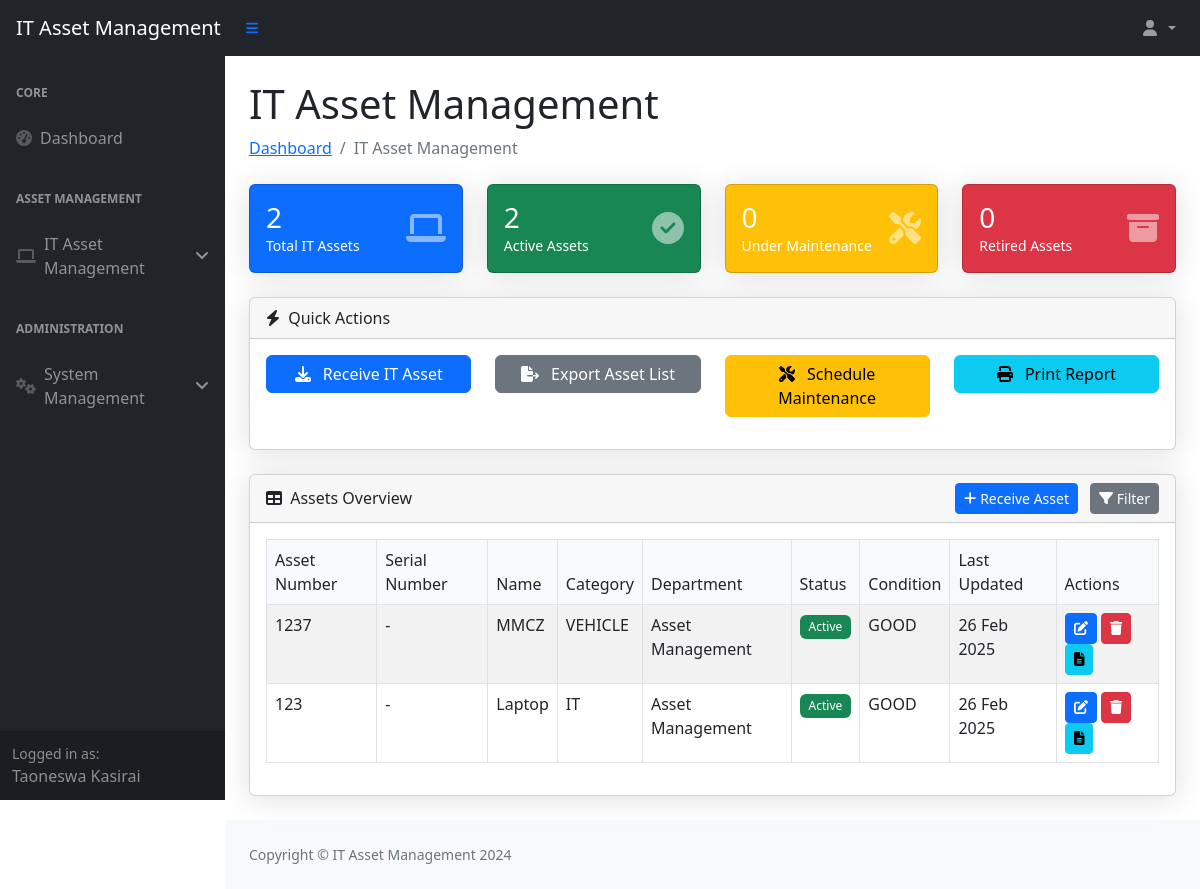
The page /it-management/ (signed in) on the database as committed earlier.
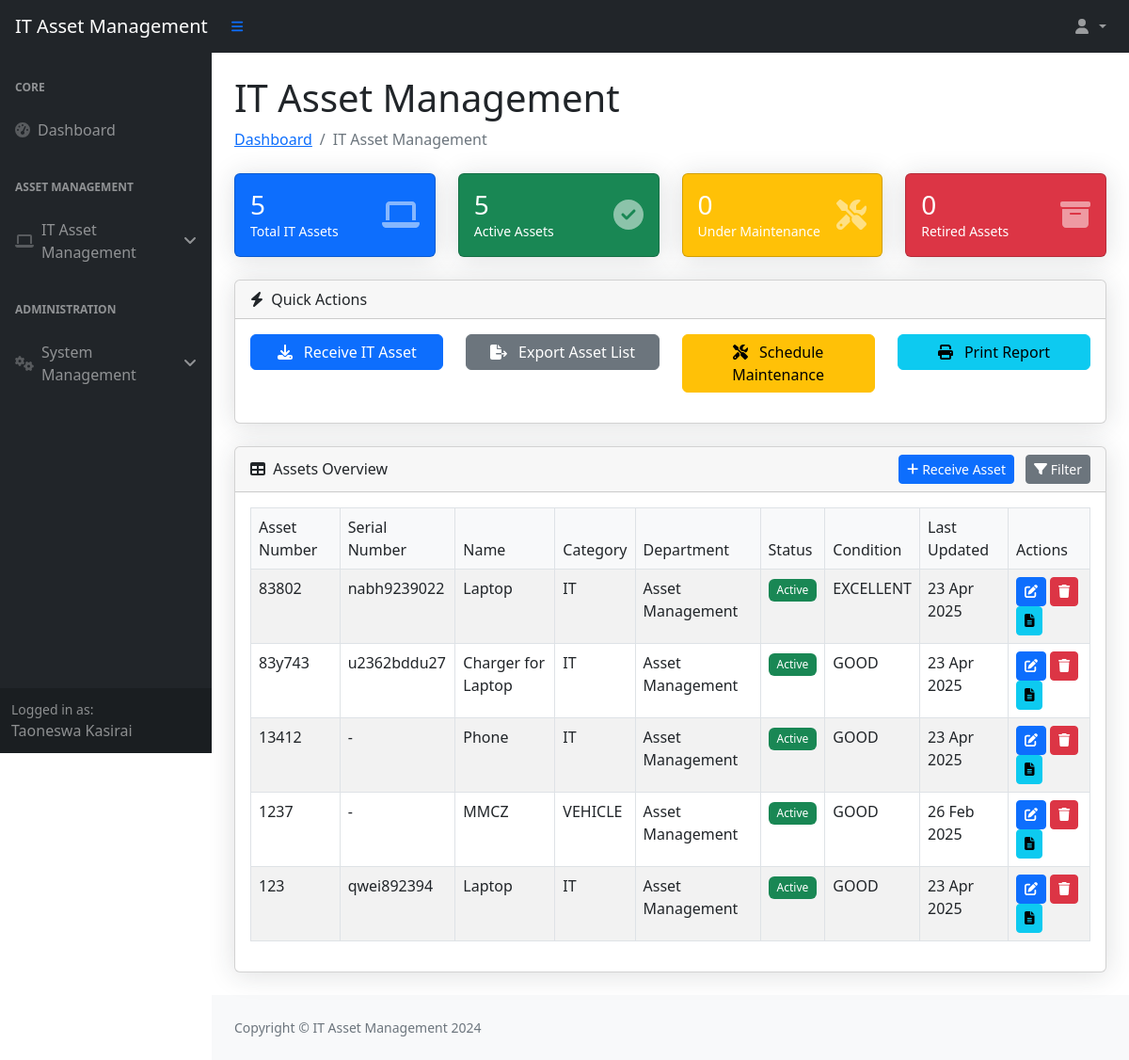
The same page on the database as committed later.
### myapp/models.py (models this page shows, shortened)
class Asset(models.Model):
    CONDITION_CHOICES = [
        ('NEW', 'New'),
        ('GOOD', 'Good'),
        ('FAIR', 'Fair'),
        ('POOR', 'Poor'),
        ('RETIRED', 'Retired'),
    ]
    asset_number = models.CharField(max_length=50, unique=True)
    serial_number = models.CharField(
        max_length=100, blank=True, null=True)  # Add this line
    name = models.CharField(max_length=100)
    category = models.CharField(max_length=50)
    description = models.TextField(blank=True)
    department = models.ForeignKey(
        Department, on_delete=models.SET_NULL, null=True)
    location = models.CharField(max_length=100)
    purchase_date = models.DateField()
    purchase_cost = models.DecimalField(max_digits=10, decimal_places=2)
    condition = models.CharField(max_length=10, choices=CONDITION_CHOICES)
    is_active = models.BooleanField(default=True)
    created_at = models.DateTimeField(auto_now_add=True)
    updated_at = models.DateTimeField(auto_now=True)
    is_deleted = models.BooleanField(default=False)
    deleted_at = models.DateTimeField(null=True, blank=True)
    deleted_by = models.ForeignKey(
        Employee, on_delete=models.SET_NULL, null=True, blank=True, related_name='deleted_assets')
    initiator = models.ForeignKey(
        Employee, on_delete=models.SET_NULL, null=True, related_name='initiated_assets')

class Department(models.Model):
    code = models.CharField(max_length=10, unique=True)
    name = models.CharField(max_length=100)
    description = models.TextField(blank=True)
    is_active = models.BooleanField(default=True)
    created_at = models.DateTimeField(auto_now_add=True)
    class Meta:
        ordering = ['name']

### myapp/views.py (the view)
# urls.py: path('it-management/', views.it_management, name='it_management'),
def it_management(request):
    if 'employee_id' not in request.session:
        return redirect('login')
    employee = Employee.objects.get(id=request.session['employee_id'])
    assets = Asset.objects.select_related('department').filter(
        is_deleted=False
    ).order_by('-created_at')
    context = {
        'employee': employee,
        'departments': Department.objects.filter(is_active=True),
        'assets': assets,
        'stats': {
            'total_count': assets.count(),
            'active_count': assets.filter(is_active=True).count(),
            'maintenance_count': assets.filter(condition='POOR').count(),
            'retired_count': assets.filter(condition='RETIRED').count(),
        }
    }
    return render(request, 'myapp/it_management.html', context)

### myapp/templates/myapp/it_management.html (shortened to what the changed rows need)
{% extends 'myapp/base.html' %}
{% load static %}
{% block content %}
<div class="container-fluid px-4">
    <h1 class="mt-4">IT Asset Management</h1>
    <div class="row">
        <div class="col-xl-3 col-md-6">
            <div class="card bg-primary text-white mb-4">
                <div class="card-body">
                    <div class="d-flex justify-content-between align-items-center">
                        <div>
                            <h3 class="mb-0">{{ stats.total_count }}</h3>
                            <div class="small">Total IT Assets</div>
                        </div>
                    </div>
                </div>
            </div>
        </div>
        <div class="col-xl-3 col-md-6">
            <div class="card bg-success text-white mb-4">
                <div class="card-body">
                    <div class="d-flex justify-content-between align-items-center">
                        <div>
                            <h3 class="mb-0">{{ stats.active_count }}</h3>
                            <div class="small">Active Assets</div>
                        </div>
                    </div>
                </div>
            </div>
        </div>
    </div>
    <div class="card mb-4">
        <div class="card-body">
            <table id="assetsTable" class="table table-bordered table-striped">
                <thead>
                    <tr>
                        <th>Asset Number</th>
                        <th>Serial Number</th>
                        <th>Name</th>
                        <th>Category</th>
                        <th>Department</th>
                        <th>Status</th>
                        <th>Condition</th>
                        <th>Last Updated</th>
                        <th>Actions</th>
                    </tr>
                </thead>
                <tbody>
                    {% for asset in assets %}
                    <tr>
                        <td>{{ asset.asset_number }}</td>
                        <td>{{ asset.serial_number|default:"-" }}</td>
                        <td>{{ asset.name }}</td>
                        <td>{{ asset.category }}</td>
                        <td>{{ asset.department.name }}</td>
                        <td>
                            <span class="badge {% if asset.is_active %}bg-success{% else %}bg-danger{% endif %}">
                                {{ asset.is_active|yesno:"Active,Inactive" }}
                            </span>
                        </td>
                        <td>{{ asset.condition }}</td>
                        <td>{{ asset.updated_at|date:"d M Y" }}</td>
                        <td>
                            <button type="button" class="btn btn-sm btn-primary edit-asset" data-bs-toggle="modal" data-bs-target="#receiveAssetModal" data-id="{{ asset.id }}">
                                <i class="fas fa-edit"></i>
                            </button>
                            <button type="button" class="btn btn-sm btn-danger delete-asset" data-id="{{ asset.id }}">
                                <i class="fas fa-trash"></i>
                            </button>
                            <button type="button" class="btn btn-sm btn-info" onclick="generateAssetReport('{{ asset.id }}')">
                                <i class="fas fa-file-alt"></i>
                            </button>
                        </td>
                    </tr>
                    {% endfor %}
                </tbody>
            </table>
        </div>
    </div>
</div>
{% endblock %}

Rows that differ between the two databases and show on the page:
added Asset: asset_number "83802", serial_number "nabh9239022", name "Laptop", category "IT", department.name "Asset Management", is_active "Active", condition "EXCELLENT", updated_at "23 Apr 2025"
added Asset: asset_number "83y743", serial_number "u2362bddu27", name "Charger for Laptop", category "IT", department.name "Asset Management", is_active "Active", condition "GOOD", updated_at "23 Apr 2025"
added Asset: asset_number "13412", serial_number "-", name "Phone", category "IT", department.name "Asset Management", is_active "Active", condition "GOOD", updated_at "23 Apr 2025"
changed Asset: serial_number "-" → "qwei892394"; updated_at "26 Feb 2025" → "23 Apr 2025"
Other text that changed with them:
{{ stats.total_count }}: "2" → "5"
{{ stats.active_count }}: "2" → "5"
